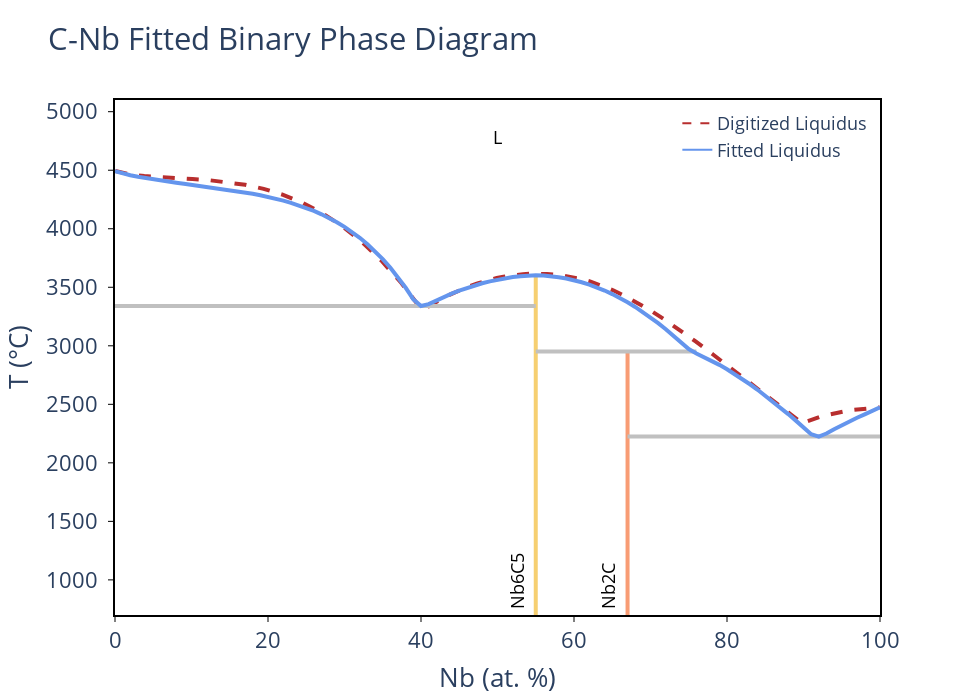
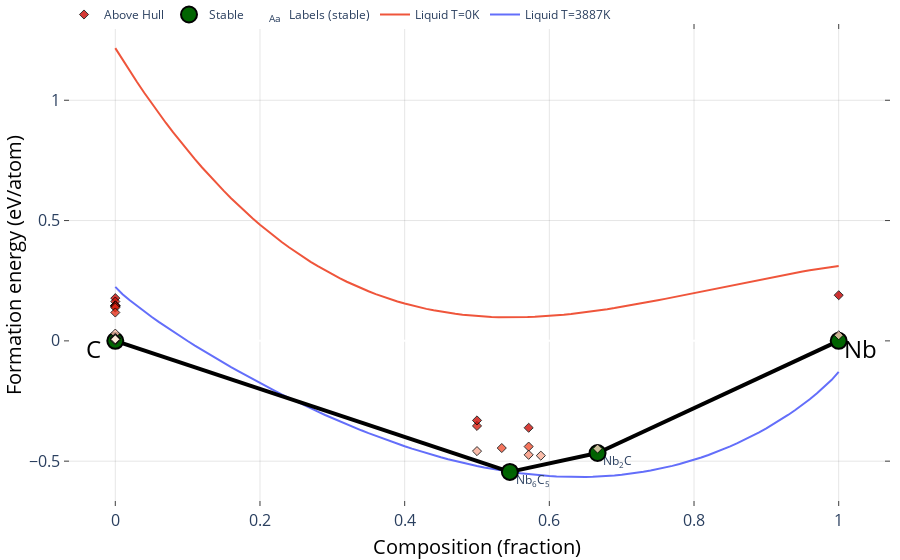
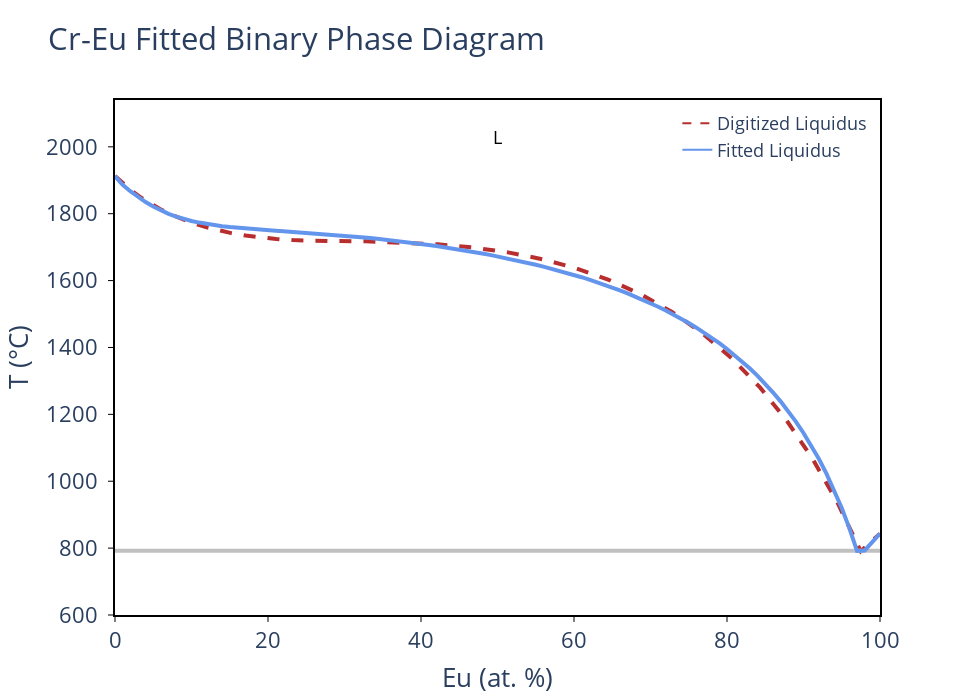
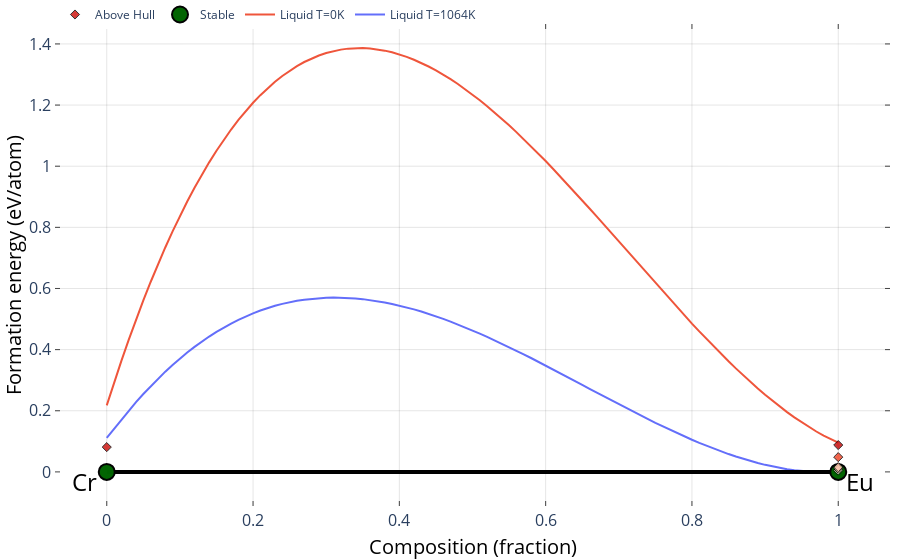

The notebook cell saved with these charts, in order:
### Markdown cell above
Once the systems are fit, display the results with the plotting code

### Code cell
for sys_name, best_results in fitting_results.items():
    print(f"{sys_name}: MAE = {best_results['mae']}")
    bl = BinaryLiquid.from_cache(sys_name)
    bl.update_params((best_results['L0_a'], best_results['L0_b'], best_results['L1_a'], best_results['L1_b']))
    blp = BLPlotter(bl)
    blp.show('fit+liq')
    blp.show('ch+g') # Specify specific temperatures for plotted liquid energy with t_vals and t_units arguments

### Figure 1 — Plotly figure (JSON) as saved in the notebook; plotly's stock layout.template omitted (floating-point values rounded to 4 significant figures)
{"data": [{"line": {"color": "#B82E2E", "dash": "dash", "width": 4}, "mode": "lines", "showlegend": false, "type": "scatter", "x": [0.03812, 1.877, 3.825, 5.851, 7.953, 10.12, 12.36, 14.66, 17.02, 19.44, 21.9, 24.41, 26.96, 29.54, 32.16, 34.81, 37.48, 40.16, 41.02, 41.92, 42.82, 43.71, 44.61, 45.5, 46.39, 47.28, 48.16, 49.04, 49.91, 50.77, 51.63, 52.49, 53.33, 54.17, 54.99, 56.46, 57.9, 59.32, 60.74, 62.17, 63.62, 65.12, 66.68, 68.32, 70.04, 71.87, 73.81, 75.9, 78.13, 80.53, 83.12, 85.9, 86.13, 86.37, 86.6, 86.84, 87.07, 87.31, 87.54, 87.77, 88.01, 88.24, 88.47, 88.7, 88.94, 89.17, 89.4, 89.63, 89.85, 90.28, 90.76, 91.26, 91.78, 92.32, 92.87, 93.44, 94.02, 94.63, 95.25, 95.88, 96.53, 97.2, 97.88, 98.57, 99.28, 99.96], "y": [4493.0, 4467.0, 4450.0, 4439.0, 4431.0, 4424.0, 4415.0, 4399.0, 4376.0, 4341.0, 4292.0, 4225.0, 4139.0, 4029.0, 3893.0, 3729.0, 3532.0, 3303.0, 3339.0, 3373.0, 3406.0, 3435.0, 3463.0, 3488.0, 3511.0, 3531.0, 3549.0, 3565.0, 3579.0, 3590.0, 3600.0, 3607.0, 3612.0, 3615.0, 3616.0, 3614.0, 3606.0, 3593.0, 3574.0, 3548.0, 3515.0, 3474.0, 3425.0, 3367.0, 3300.0, 3223.0, 3135.0, 3037.0, 2928.0, 2807.0, 2673.0, 2526.0, 2516.0, 2505.0, 2495.0, 2484.0, 2473.0, 2463.0, 2452.0, 2441.0, 2430.0, 2419.0, 2408.0, 2397.0, 2385.0, 2374.0, 2362.0, 2350.0, 2339.0, 2351.0, 2363.0, 2375.0, 2386.0, 2397.0, 2406.0, 2416.0, 2424.0, 2432.0, 2440.0, 2446.0, 2453.0, 2458.0, 2463.0, 2467.0, 2471.0, 2474.0]}, {"hovertemplate": "label=Nb6C5<br>x=%{x}<br>t=%{y}<extra></extra>", "legendgroup": "Nb6C5", "line": {"color": "rgb(246, 207, 113)", "dash": "solid", "width": 4}, "marker": {"symbol": "circle"}, "mode": "lines", "name": "Nb6C5", "orientation": "v", "showlegend": false, "type": "scatter", "x": [55.0, 55.0, 55.0, 55.0, 55.0, 55.0, 55.0, 55.0, 55.0, 55.0, 55.0, 55.0, 55.0, 55.0, 55.0, 55.0, 55.0, 55.0, 55.0, 55.0, 55.0, 55.0, 55.0, 55.0, 55.0, 55.0, 55.0, 55.0, 55.0, 55.0, 55.0, 55.0, 55.0, 55.0, 55.0, 55.0, 55.0, 55.0, 55.0], "xaxis": "x", "y": [2952.0, 3499.0, 3408.0, 3142.0, 3289.0, 2972.0, 3595.0, 3602.0, 3561.0, 3575.0, 3586.0, 3543.0, 3523.0, 3472.0, 3442.0, 3243.0, 3194.0, 3372.0, 3332.0, 3088.0, 3031.0, 3577.0, 3587.0, 3600.0, 3602.0, 3600.0, 3594.0, 3340.0, 3357.0, 3418.0, 3389.0, 3565.0, 3534.0, 3551.0, 3515.0, 3494.0, 3446.0, 3471.0, -273.1], "yaxis": "y"}, {"hovertemplate": "label=Nb2C<br>x=%{x}<br>t=%{y}<extra></extra>", "legendgroup": "Nb2C", "line": {"color": "rgb(248, 156, 116)", "dash": "solid", "width": 4}, "marker": {"symbol": "circle"}, "mode": "lines", "name": "Nb2C", "orientation": "v", "showlegend": false, "type": "scatter", "x": [67, 67, 67, 67, 67, 67, 67, 67, 67, 67, 67, 67, 67, 67, 67, 67, 67, 67, 67], "xaxis": "x", "y": [2225.0, 2952.0, 2872.0, 2671.0, 2716.0, 2759.0, 2624.0, 2575.0, 2471.0, 2524.0, 2244.0, 2303.0, 2417.0, 2361.0, 2934.0, 2905.0, 2837.0, 2799.0, -273.1], "yaxis": "y"}, {"hovertemplate": "x=%{x}<br>y=%{y}<extra></extra>", "legendgroup": "", "line": {"color": "Silver", "dash": "solid", "width": 4}, "marker": {"symbol": "circle"}, "mode": "lines", "name": "", "orientation": "v", "showlegend": false, "type": "scatter", "x": [67, 92, 100], "xaxis": "x", "y": [2225.0, 2225.0, 2225.0], "yaxis": "y"}, {"hovertemplate": "x=%{x}<br>y=%{y}<extra></extra>", "legendgroup": "", "line": {"color": "Silver", "dash": "solid", "width": 4}, "marker": {"symbol": "circle"}, "mode": "lines", "name": "", "orientation": "v", "showlegend": false, "type": "scatter", "x": [0, 40, 55.0], "xaxis": "x", "y": [3340.0, 3340.0, 3340.0], "yaxis": "y"}, {"hovertemplate": "x=%{x}<br>y=%{y}<extra></extra>", "legendgroup": "", "line": {"color": "Silver", "dash": "solid", "width": 4}, "marker": {"symbol": "circle"}, "mode": "lines", "name": "", "orientation": "v", "showlegend": false, "type": "scatter", "x": [55.0, 67, 76], "xaxis": "x", "y": [2952.0, 2952.0, 2952.0], "yaxis": "y"}, {"hovertemplate": "label=L<br>x=%{x}<br>t=%{y}<extra></extra>", "legendgroup": "L", "line": {"color": "cornflowerblue", "dash": "solid", "width": 4}, "marker": {"symbol": "circle"}, "mode": "lines", "name": "L", "orientation": "v", "showlegend": false, "type": "scatter", "x": [0, 0, 1, 2, 3, 4, 5, 6, 7.0, 8, 9, 10, 11, 12, 13, 14.0, 15, 16, 17, 18, 19, 20, 21, 22, 23, 24, 25, 26, 27, 28.0, 29.0, 30, 31, 32, 33, 34, 35, 36, 37, 38, 39, 40, 41, 42, 43, 44, 45, 46, 47, 48, 49, 50, 51, 52, 53, 54, 55.0, 56.0, 57.0, 58.0, 59, 60, 61, 62, 63, 64, 65, 66, 67, 68, 69, 70, 71, 72, 73, 74, 75, 76, 77, 78, 79, 80, 81, 82, 83, 84, 85, 86, 87, 88, 89, 90, 91, 92, 93, 94, 95, 96, 97, 98, 99, 100, 100], "xaxis": "x", "y": [4493.0, 4493.0, 4472.0, 4458.0, 4445.0, 4433.0, 4422.0, 4412.0, 4402.0, 4393.0, 4384.0, 4376.0, 4367.0, 4359.0, 4350.0, 4341.0, 4331.0, 4321.0, 4310.0, 4299.0, 4286.0, 4272.0, 4257.0, 4240.0, 4222.0, 4201.0, 4178.0, 4152.0, 4123.0, 4091.0, 4056.0, 4016.0, 3972.0, 3923.0, 3868.0, 3808.0, 3741.0, 3667.0, 3585.0, 3496.0, 3397.0, 3340.0, 3357.0, 3389.0, 3418.0, 3446.0, 3471.0, 3494.0, 3515.0, 3534.0, 3551.0, 3565.0, 3577.0, 3587.0, 3595.0, 3600.0, 3602.0, 3600.0, 3594.0, 3586.0, 3575.0, 3561.0, 3543.0, 3523.0, 3499.0, 3472.0, 3442.0, 3408.0, 3372.0, 3332.0, 3289.0, 3243.0, 3194.0, 3142.0, 3088.0, 3031.0, 2972.0, 2934.0, 2905.0, 2872.0, 2837.0, 2799.0, 2759.0, 2716.0, 2671.0, 2624.0, 2575.0, 2524.0, 2471.0, 2417.0, 2361.0, 2303.0, 2244.0, 2225.0, 2251.0, 2287.0, 2321.0, 2354.0, 2385.0, 2415.0, 2442.0, 2474.0, 2474.0], "yaxis": "y"}, {"line": {"color": "#B82E2E", "dash": "dash"}, "mode": "lines", "name": "Digitized Liquidus", "showlegend": true, "type": "scatter", "x": [null], "y": [null]}, {"marker": {"color": "cornflowerblue"}, "mode": "lines", "name": "Fitted Liquidus", "showlegend": true, "type": "scatter", "x": [null], "y": [null]}], "layout": {"annotations": [{"borderpad": 5, "font": {"color": "black", "size": 18}, "showarrow": false, "text": "Nb6C5", "textangle": -90, "x": 52.5, "y": 700, "yanchor": "bottom"}, {"borderpad": 5, "font": {"color": "black", "size": 18}, "showarrow": false, "text": "Nb2C", "textangle": -90, "x": 64.5, "y": 700, "yanchor": "bottom"}, {"font": {"color": "black", "size": 18}, "showarrow": false, "text": "L", "x": 50, "y": 4780}], "font": {"size": 22}, "height": 700, "legend": {"font": {"size": 18}, "x": 0.99, "xanchor": "right", "y": 0.99, "yanchor": "top"}, "plot_bgcolor": "white", "showlegend": true, "title": {"text": "C-Nb Fitted Binary Phase Diagram"}, "width": 960, "xaxis": {"linecolor": "black", "linewidth": 2, "mirror": true, "range": [0, 100], "showline": true, "tickcolor": "black", "tickformat": ".0f", "ticks": "outside", "title": {"text": "Nb (at. %)"}}, "yaxis": {"linecolor": "black", "linewidth": 2, "mirror": true, "range": [700, 5100], "showline": true, "tickcolor": "black", "ticks": "outside", "ticksuffix": " ", "title": {"text": "T (°C)"}}}}

### Figure 2 — Plotly figure (JSON) as saved in the notebook; plotly's stock layout.template omitted (floating-point values rounded to 4 significant figures)
{"data": [{"mode": "lines", "name": "Liquid T=3887K", "type": "scatter", "x": [0, 0.01, 0.02, 0.03, 0.04, 0.05, 0.06, 0.07, 0.08, 0.09, 0.1, 0.11, 0.12, 0.13, 0.14, 0.15, 0.16, 0.17, 0.18, 0.19, 0.2, 0.21, 0.22, 0.23, 0.24, 0.25, 0.26, 0.27, 0.28, 0.29, 0.3, 0.31, 0.32, 0.33, 0.34, 0.35, 0.36, 0.37, 0.38, 0.39, 0.4, 0.41, 0.42, 0.43, 0.44, 0.45, 0.46, 0.47, 0.48, 0.49, 0.5, 0.51, 0.52, 0.53, 0.54, 0.55, 0.56, 0.57, 0.58, 0.59, 0.6, 0.61, 0.62, 0.63, 0.64, 0.65, 0.66, 0.67, 0.68, 0.69, 0.7, 0.71, 0.72, 0.73, 0.74, 0.75, 0.76, 0.77, 0.78, 0.79, 0.8, 0.81, 0.82, 0.83, 0.84, 0.85, 0.86, 0.87, 0.88, 0.89, 0.9, 0.91, 0.92, 0.93, 0.94, 0.95, 0.96, 0.97, 0.98, 0.99, 1], "y": [0.2243, 0.1941, 0.1685, 0.1447, 0.122, 0.1002, 0.07902, 0.05842, 0.03832, 0.01866, -0.0005937, -0.01948, -0.03801, -0.05621, -0.07409, -0.09167, -0.109, -0.1259, -0.1426, -0.1591, -0.1752, -0.1911, -0.2067, -0.222, -0.237, -0.2518, -0.2663, -0.2805, -0.2944, -0.308, -0.3213, -0.3344, -0.3471, -0.3596, -0.3717, -0.3835, -0.3951, -0.4062, -0.4171, -0.4276, -0.4378, -0.4477, -0.4572, -0.4664, -0.4752, -0.4836, -0.4917, -0.4994, -0.5067, -0.5136, -0.5201, -0.5262, -0.532, -0.5372, -0.5421, -0.5466, -0.5506, -0.5541, -0.5572, -0.5599, -0.5621, -0.5638, -0.565, -0.5657, -0.566, -0.5657, -0.5649, -0.5636, -0.5617, -0.5593, -0.5564, -0.5529, -0.5488, -0.5442, -0.5389, -0.5331, -0.5266, -0.5195, -0.5118, -0.5034, -0.4943, -0.4846, -0.4742, -0.463, -0.4512, -0.4386, -0.4252, -0.4111, -0.3961, -0.3803, -0.3636, -0.346, -0.3275, -0.3079, -0.2873, -0.2655, -0.2425, -0.2179, -0.1917, -0.163, -0.1291]}, {"mode": "lines", "name": "Liquid T=0K", "type": "scatter", "x": [0, 0.01, 0.02, 0.03, 0.04, 0.05, 0.06, 0.07, 0.08, 0.09, 0.1, 0.11, 0.12, 0.13, 0.14, 0.15, 0.16, 0.17, 0.18, 0.19, 0.2, 0.21, 0.22, 0.23, 0.24, 0.25, 0.26, 0.27, 0.28, 0.29, 0.3, 0.31, 0.32, 0.33, 0.34, 0.35, 0.36, 0.37, 0.38, 0.39, 0.4, 0.41, 0.42, 0.43, 0.44, 0.45, 0.46, 0.47, 0.48, 0.49, 0.5, 0.51, 0.52, 0.53, 0.54, 0.55, 0.56, 0.57, 0.58, 0.59, 0.6, 0.61, 0.62, 0.63, 0.64, 0.65, 0.66, 0.67, 0.68, 0.69, 0.7, 0.71, 0.72, 0.73, 0.74, 0.75, 0.76, 0.77, 0.78, 0.79, 0.8, 0.81, 0.82, 0.83, 0.84, 0.85, 0.86, 0.87, 0.88, 0.89, 0.9, 0.91, 0.92, 0.93, 0.94, 0.95, 0.96, 0.97, 0.98, 0.99, 1], "y": [1.217, 1.168, 1.121, 1.076, 1.031, 0.9881, 0.9462, 0.9056, 0.8661, 0.8279, 0.7909, 0.7551, 0.7204, 0.6869, 0.6545, 0.6232, 0.593, 0.5639, 0.5358, 0.5088, 0.4829, 0.4579, 0.4339, 0.411, 0.389, 0.3679, 0.3478, 0.3286, 0.3103, 0.2929, 0.2764, 0.2607, 0.2458, 0.2318, 0.2186, 0.2061, 0.1944, 0.1835, 0.1734, 0.1639, 0.1552, 0.1471, 0.1398, 0.133, 0.127, 0.1215, 0.1167, 0.1124, 0.1088, 0.1057, 0.1031, 0.1011, 0.09954, 0.09851, 0.09797, 0.09789, 0.09825, 0.09905, 0.1003, 0.1019, 0.1039, 0.1062, 0.1089, 0.112, 0.1153, 0.119, 0.123, 0.1272, 0.1316, 0.1363, 0.1413, 0.1464, 0.1517, 0.1572, 0.1629, 0.1686, 0.1745, 0.1806, 0.1867, 0.1928, 0.1991, 0.2054, 0.2117, 0.218, 0.2243, 0.2305, 0.2368, 0.243, 0.2491, 0.2551, 0.261, 0.2668, 0.2725, 0.278, 0.2834, 0.2885, 0.2935, 0.2982, 0.3027, 0.3069, 0.3109]}, {"hoverinfo": "none", "line": {"color": "black", "width": 4}, "mode": "lines", "showlegend": false, "type": "scatter", "x": [0.6667, 1, null, 0.6667, 0.5455, null, 0.5455, 0, null], "y": [-0.466, 0, null, -0.466, -0.5446, null, -0.5446, 0, null]}, {"hoverinfo": "skip", "mode": "text", "name": "Labels (stable)", "opacity": 1, "showlegend": true, "text": ["Nb<sub>2</sub>C", "Nb<sub>6</sub>C<sub>5</sub>"], "textposition": ["bottom right", "bottom right"], "type": "scatter", "visible": true, "x": [0.6747, 0.5535], "y": [-0.479, -0.5576]}, {"error_y": {"array": [0, 0, 0, 0], "color": "gray", "thickness": 2.5, "type": "data", "width": 5}, "hoverinfo": "text", "hoverlabel": {"font": {"size": 14}}, "hovertext": ["Nb<sub>2</sub>C (mp-569989-GGA) <br> -0.466 eV/atom (Stable)", "Nb (mp-75-GGA) <br> 0.0 eV/atom (Stable)", "Nb<sub>6</sub>C<sub>5</sub> (mp-2760-GGA) <br> -0.545 eV/atom (Stable)", "C (mp-2516584-GGA) <br> 0.0 eV/atom (Stable)"], "marker": {"color": "darkgreen", "line": {"color": "black", "width": 2}, "size": 16}, "mode": "markers", "name": "Stable", "opacity": 0.99, "showlegend": true, "type": "scatter", "x": [0.6667, 1, 0.5455, 0], "y": [-0.466, 0, -0.5446, 0]}, {"hoverinfo": "text", "hoverlabel": {"font": {"size": 14}}, "hovertext": ["C (mp-2647017-GGA) <br> 0.178 eV/atom (+0.178 eV/atom)", "C (mp-632329-GGA) <br> 0.014 eV/atom (+0.014 eV/atom)", "C (mp-990424-GGA) <br> 0.01 eV/atom (+0.01 eV/atom)", "C (mp-569517-GGA) <br> 0.147 eV/atom (+0.147 eV/atom)", "C (mp-569304-GGA) <br> 0.002 eV/atom (+0.002 eV/atom)", "C (mp-569416-GGA) <br> 0.03 eV/atom (+0.03 eV/atom)", "C (mp-569567-GGA) <br> 0.146 eV/atom (+0.146 eV/atom)", "C (mp-169-GGA) <br> 0.003 eV/atom (+0.003 eV/atom)", "C (mp-1040425-GGA) <br> 0.009 eV/atom (+0.009 eV/atom)", "C (mp-990448-GGA) <br> 0.009 eV/atom (+0.009 eV/atom)", "C (mp-568806-GGA) <br> 0.012 eV/atom (+0.012 eV/atom)", "C (mp-47-GGA) <br> 0.163 eV/atom (+0.163 eV/atom)", "C (mp-606949-GGA) <br> 0.01 eV/atom (+0.01 eV/atom)", "C (mp-48-GGA) <br> 0.008 eV/atom (+0.008 eV/atom)", "C (mp-616440-GGA) <br> 0.143 eV/atom (+0.143 eV/atom)", "C (mp-611426-GGA) <br> 0.148 eV/atom (+0.148 eV/atom)", "C (mp-611448-GGA) <br> 0.144 eV/atom (+0.144 eV/atom)", "C (mp-997182-GGA) <br> 0.01 eV/atom (+0.01 eV/atom)", "C (mp-66-GGA) <br> 0.138 eV/atom (+0.138 eV/atom)", "C (mp-568286-GGA) <br> 0.008 eV/atom (+0.008 eV/atom)", "C (mp-568363-GGA) <br> 0.008 eV/atom (+0.008 eV/atom)", "C (mp-937760-GGA) <br> 0.006 eV/atom (+0.006 eV/atom)", "C (mp-1096869-GGA) <br> 0.118 eV/atom (+0.118 eV/atom)", "Nb (mp-1094120-GGA) <br> 0.19 eV/atom (+0.19 eV/atom)", "Nb (mp-1104341-GGA) <br> 0.023 eV/atom (+0.023 eV/atom)", "NbC (mp-1094093-GGA) <br> -0.354 eV/atom (+0.146 eV/atom)", "NbC (mp-999388-GGA) <br> -0.331 eV/atom (+0.169 eV/atom)", "NbC (mp-910-GGA) <br> -0.458 eV/atom (+0.041 eV/atom)", "Nb<sub>2</sub>C (mp-2318-GGA) <br> -0.448 eV/atom (+0.018 eV/atom)", "Nb<sub>4</sub>C<sub>3</sub> (mp-1220501-GGA) <br> -0.439 eV/atom (+0.088 eV/atom)", "Nb<sub>4</sub>C<sub>3</sub> (mp-1220515-GGA) <br> -0.474 eV/atom (+0.054 eV/atom)", "Nb<sub>4</sub>C<sub>3</sub> (mp-15660-GGA) <br> -0.361 eV/atom (+0.167 eV/atom)", "Nb<sub>10</sub>C<sub>7</sub> (mp-32679-GGA) <br> -0.477 eV/atom (+0.04 eV/atom)", "Nb<sub>39</sub>C<sub>34</sub> (mp-1173628-GGA) <br> -0.445 eV/atom (+0.088 eV/atom)"], "marker": {"color": [0.178, 0.014, 0.01, 0.147, 0.002, 0.03, 0.146, 0.003, 0.009, 0.009, 0.012, 0.163, 0.01, 0.008, 0.143, 0.148, 0.144, 0.01, 0.138, 0.008, 0.008, 0.006, 0.118, 0.19, 0.023, 0.146, 0.169, 0.041, 0.018, 0.088, 0.054, 0.167, 0.04, 0.088], "colorscale": [[0, "#fff5e3"], [0.5, "#f24324"], [1, "#c40000"]], "line": {"color": "black", "width": 1}, "opacity": 0.8, "size": 7, "symbol": "diamond"}, "mode": "markers", "name": "Above Hull", "showlegend": true, "type": "scatter", "x": [0, 0, 0, 0, 0, 0, 0, 0, 0, 0, 0, 0, 0, 0, 0, 0, 0, 0, 0, 0, 0, 0, 0, 1, 1, 0.5, 0.5, 0.5, 0.6667, 0.5714, 0.5714, 0.5714, 0.5882, 0.5342], "y": [0.1776, 0.01411, 0.009773, 0.1466, 0.001885, 0.03019, 0.1462, 0.003222, 0.00948, 0.009137, 0.01194, 0.1634, 0.01024, 0.008368, 0.143, 0.1477, 0.1445, 0.009641, 0.1383, 0.008189, 0.008254, 0.006056, 0.1179, 0.1897, 0.02321, -0.3536, -0.3307, -0.4582, -0.4479, -0.4393, -0.4737, -0.3611, -0.4771, -0.4454]}], "layout": {"annotations": [{"align": "center", "font": {"color": "#000000", "size": 24}, "opacity": 1, "showarrow": false, "text": "Nb", "x": 1.03, "xref": "x", "y": -0.03, "yref": "y"}, {"align": "center", "font": {"color": "#000000", "size": 24}, "opacity": 1, "showarrow": false, "text": "C", "x": -0.03, "xref": "x", "y": -0.03, "yref": "y"}], "autosize": true, "coloraxis": {"colorbar": {"x": 1, "y": 0.05, "yanchor": "top"}}, "hovermode": "closest", "legend": {"orientation": "h", "tracegroupgap": 7, "traceorder": "reversed", "x": 0, "xanchor": "left", "y": 1.05}, "margin": {"b": 10, "l": 10, "pad": 0, "r": 10, "t": 0}, "paper_bgcolor": "white", "plot_bgcolor": "white", "showlegend": true, "xaxis": {"anchor": "y", "gridcolor": "rgba(0,0,0,0.1)", "mirror": "ticks", "nticks": 8, "showgrid": true, "showline": true, "side": "bottom", "tickfont": {"size": 16}, "ticks": "inside", "title": {"font": {"color": "#000000", "size": 20}, "text": "Composition (fraction)"}, "type": "linear", "zeroline": false}, "yaxis": {"anchor": "x", "gridcolor": "rgba(0,0,0,0.1)", "mirror": "ticks", "showgrid": true, "showline": true, "side": "left", "tickfont": {"size": 16}, "ticks": "inside", "title": {"font": {"color": "#000000", "size": 20}, "text": "Formation energy (eV/atom)"}, "type": "linear"}}}

### Figure 3 — Plotly figure (JSON) as saved in the notebook; plotly's stock layout.template omitted (floating-point values rounded to 4 significant figures)
{"data": [{"line": {"color": "#B82E2E", "dash": "dash", "width": 4}, "mode": "lines", "showlegend": false, "type": "scatter", "x": [0, 1.061, 2.175, 3.345, 4.576, 5.871, 7.235, 8.671, 10.18, 11.78, 13.45, 15.22, 17.08, 19.03, 21.09, 23.24, 25.51, 27.89, 32.7, 37.46, 42.16, 46.8, 51.37, 55.85, 60.25, 64.54, 68.74, 72.81, 76.77, 80.6, 84.28, 87.82, 91.21, 94.43, 97.48, 100], "y": [1912.0, 1890.0, 1869.0, 1849.0, 1831.0, 1814.0, 1798.0, 1784.0, 1772.0, 1760.0, 1751.0, 1742, 1735.0, 1729.0, 1724.0, 1721.0, 1719, 1718.0, 1717.0, 1715.0, 1709.0, 1699.0, 1684.0, 1664.0, 1637.0, 1602.0, 1559.0, 1506.0, 1443.0, 1368.0, 1281.0, 1181.0, 1066.0, 936.7, 790.9, 843.4]}, {"hovertemplate": "x=%{x}<br>y=%{y}<extra></extra>", "legendgroup": "", "line": {"color": "Silver", "dash": "solid", "width": 4}, "marker": {"symbol": "circle"}, "mode": "lines", "name": "", "orientation": "v", "showlegend": false, "type": "scatter", "x": [0, 97, 100], "xaxis": "x", "y": [791.8, 791.8, 791.8], "yaxis": "y"}, {"hovertemplate": "label=L<br>x=%{x}<br>t=%{y}<extra></extra>", "legendgroup": "L", "line": {"color": "cornflowerblue", "dash": "solid", "width": 4}, "marker": {"symbol": "circle"}, "mode": "lines", "name": "L", "orientation": "v", "showlegend": false, "type": "scatter", "x": [0, 0, 1, 2, 3, 4, 5, 6, 7.0, 8, 9, 10, 11, 12, 13, 14.0, 15, 16, 17, 18, 19, 20, 21, 22, 23, 24, 25, 26, 27, 28.0, 29.0, 30, 31, 32, 33, 34, 35, 36, 37, 38, 39, 40, 41, 42, 43, 44, 45, 46, 47, 48, 49, 50, 51, 52, 53, 54, 55.0, 56.0, 57.0, 58.0, 59, 60, 61, 62, 63, 64, 65, 66, 67, 68, 69, 70, 71, 72, 73, 74, 75, 76, 77, 78, 79, 80, 81, 82, 83, 84, 85, 86, 87, 88, 89, 90, 91, 92, 93, 94, 95, 96, 97, 98, 99, 100, 100], "xaxis": "x", "y": [1912.0, 1912.0, 1886.0, 1867.0, 1850.0, 1835.0, 1821.0, 1810.0, 1800.0, 1791.0, 1784.0, 1778.0, 1773.0, 1769.0, 1766.0, 1763.0, 1760.0, 1758.0, 1756.0, 1754.0, 1752.0, 1751.0, 1749.0, 1748.0, 1746.0, 1745.0, 1743.0, 1741.0, 1740.0, 1738.0, 1736.0, 1734.0, 1732.0, 1730.0, 1728.0, 1726.0, 1723.0, 1721.0, 1718.0, 1716.0, 1713.0, 1710.0, 1707.0, 1704.0, 1700.0, 1697.0, 1693.0, 1689.0, 1685.0, 1681.0, 1677.0, 1673.0, 1668.0, 1663.0, 1658.0, 1653.0, 1648.0, 1642.0, 1636.0, 1630.0, 1624.0, 1617.0, 1610.0, 1603.0, 1595.0, 1588.0, 1579.0, 1571.0, 1562.0, 1553.0, 1543.0, 1532.0, 1522.0, 1510.0, 1499.0, 1486.0, 1473.0, 1459.0, 1445.0, 1429.0, 1413.0, 1396.0, 1377.0, 1358.0, 1337.0, 1315.0, 1291.0, 1266.0, 1239.0, 1210.0, 1178.0, 1144.0, 1107.0, 1067.0, 1023.0, 974.2, 920.1, 859.2, 791.8, 793.1, 820.0, 843.4, 843.4], "yaxis": "y"}, {"line": {"color": "#B82E2E", "dash": "dash"}, "mode": "lines", "name": "Digitized Liquidus", "showlegend": true, "type": "scatter", "x": [null], "y": [null]}, {"marker": {"color": "cornflowerblue"}, "mode": "lines", "name": "Fitted Liquidus", "showlegend": true, "type": "scatter", "x": [null], "y": [null]}], "layout": {"annotations": [{"font": {"color": "black", "size": 18}, "showarrow": false, "text": "L", "x": 50, "y": 2028}], "font": {"size": 22}, "height": 700, "legend": {"font": {"size": 18}, "x": 0.99, "xanchor": "right", "y": 0.99, "yanchor": "top"}, "plot_bgcolor": "white", "showlegend": true, "title": {"text": "Cr-Eu Fitted Binary Phase Diagram"}, "width": 960, "xaxis": {"linecolor": "black", "linewidth": 2, "mirror": true, "range": [0, 100], "showline": true, "tickcolor": "black", "tickformat": ".0f", "ticks": "outside", "title": {"text": "Eu (at. %)"}}, "yaxis": {"linecolor": "black", "linewidth": 2, "mirror": true, "range": [600, 2140], "showline": true, "tickcolor": "black", "ticks": "outside", "ticksuffix": " ", "title": {"text": "T (°C)"}}}}

### Figure 4 — Plotly figure (JSON) as saved in the notebook; plotly's stock layout.template omitted (floating-point values rounded to 4 significant figures)
{"data": [{"mode": "lines", "name": "Liquid T=1064K", "type": "scatter", "x": [0, 0.01, 0.02, 0.03, 0.04, 0.05, 0.06, 0.07, 0.08, 0.09, 0.1, 0.11, 0.12, 0.13, 0.14, 0.15, 0.16, 0.17, 0.18, 0.19, 0.2, 0.21, 0.22, 0.23, 0.24, 0.25, 0.26, 0.27, 0.28, 0.29, 0.3, 0.31, 0.32, 0.33, 0.34, 0.35, 0.36, 0.37, 0.38, 0.39, 0.4, 0.41, 0.42, 0.43, 0.44, 0.45, 0.46, 0.47, 0.48, 0.49, 0.5, 0.51, 0.52, 0.53, 0.54, 0.55, 0.56, 0.57, 0.58, 0.59, 0.6, 0.61, 0.62, 0.63, 0.64, 0.65, 0.66, 0.67, 0.68, 0.69, 0.7, 0.71, 0.72, 0.73, 0.74, 0.75, 0.76, 0.77, 0.78, 0.79, 0.8, 0.81, 0.82, 0.83, 0.84, 0.85, 0.86, 0.87, 0.88, 0.89, 0.9, 0.91, 0.92, 0.93, 0.94, 0.95, 0.96, 0.97, 0.98, 0.99, 1], "y": [0.1117, 0.1417, 0.1715, 0.2004, 0.2282, 0.2549, 0.2804, 0.3047, 0.3279, 0.3499, 0.3707, 0.3904, 0.409, 0.4264, 0.4428, 0.4581, 0.4723, 0.4854, 0.4975, 0.5086, 0.5187, 0.5279, 0.5361, 0.5433, 0.5497, 0.5551, 0.5597, 0.5634, 0.5664, 0.5684, 0.5697, 0.5703, 0.5701, 0.5691, 0.5675, 0.5652, 0.5622, 0.5586, 0.5543, 0.5495, 0.5441, 0.5381, 0.5316, 0.5246, 0.517, 0.5091, 0.5006, 0.4918, 0.4825, 0.4729, 0.4629, 0.4526, 0.4419, 0.431, 0.4198, 0.4083, 0.3966, 0.3847, 0.3726, 0.3604, 0.348, 0.3355, 0.3229, 0.3102, 0.2975, 0.2847, 0.272, 0.2592, 0.2465, 0.2339, 0.2213, 0.2088, 0.1965, 0.1843, 0.1723, 0.1605, 0.1489, 0.1376, 0.1265, 0.1157, 0.1052, 0.09506, 0.08528, 0.07589, 0.0669, 0.05836, 0.05027, 0.04267, 0.03558, 0.02904, 0.02306, 0.01769, 0.01295, 0.008875, 0.005506, 0.002885, 0.001067, 0.0001183, 0.0001422, 0.001328, 0.004489]}, {"mode": "lines", "name": "Liquid T=0K", "type": "scatter", "x": [0, 0.01, 0.02, 0.03, 0.04, 0.05, 0.06, 0.07, 0.08, 0.09, 0.1, 0.11, 0.12, 0.13, 0.14, 0.15, 0.16, 0.17, 0.18, 0.19, 0.2, 0.21, 0.22, 0.23, 0.24, 0.25, 0.26, 0.27, 0.28, 0.29, 0.3, 0.31, 0.32, 0.33, 0.34, 0.35, 0.36, 0.37, 0.38, 0.39, 0.4, 0.41, 0.42, 0.43, 0.44, 0.45, 0.46, 0.47, 0.48, 0.49, 0.5, 0.51, 0.52, 0.53, 0.54, 0.55, 0.56, 0.57, 0.58, 0.59, 0.6, 0.61, 0.62, 0.63, 0.64, 0.65, 0.66, 0.67, 0.68, 0.69, 0.7, 0.71, 0.72, 0.73, 0.74, 0.75, 0.76, 0.77, 0.78, 0.79, 0.8, 0.81, 0.82, 0.83, 0.84, 0.85, 0.86, 0.87, 0.88, 0.89, 0.9, 0.91, 0.92, 0.93, 0.94, 0.95, 0.96, 0.97, 0.98, 0.99, 1], "y": [0.2177, 0.2919, 0.3633, 0.4319, 0.4977, 0.5608, 0.6212, 0.679, 0.7341, 0.7867, 0.8368, 0.8844, 0.9295, 0.9722, 1.013, 1.051, 1.086, 1.12, 1.151, 1.18, 1.207, 1.232, 1.255, 1.276, 1.295, 1.312, 1.327, 1.341, 1.352, 1.362, 1.37, 1.377, 1.381, 1.385, 1.386, 1.386, 1.385, 1.382, 1.378, 1.373, 1.366, 1.358, 1.348, 1.338, 1.326, 1.313, 1.3, 1.285, 1.269, 1.252, 1.234, 1.216, 1.196, 1.176, 1.155, 1.134, 1.112, 1.089, 1.065, 1.041, 1.017, 0.9919, 0.9665, 0.9408, 0.9147, 0.8884, 0.8617, 0.8349, 0.8079, 0.7808, 0.7536, 0.7263, 0.699, 0.6718, 0.6446, 0.6175, 0.5906, 0.5639, 0.5374, 0.5111, 0.4852, 0.4597, 0.4345, 0.4098, 0.3855, 0.3618, 0.3386, 0.3161, 0.2941, 0.2729, 0.2523, 0.2326, 0.2136, 0.1954, 0.1782, 0.1619, 0.1465, 0.1321, 0.1188, 0.1066, 0.09546]}, {"hoverinfo": "none", "line": {"color": "black", "width": 4}, "mode": "lines", "showlegend": false, "type": "scatter", "x": [0, 1, null], "y": [0, 0, null]}, {"hoverinfo": "skip", "mode": "text", "name": "Labels (stable)", "opacity": 1, "showlegend": true, "text": [], "textposition": [], "type": "scatter", "visible": true, "x": [], "y": []}, {"error_y": {"array": [0, 0], "color": "gray", "thickness": 2.5, "type": "data", "width": 5}, "hoverinfo": "text", "hoverlabel": {"font": {"size": 14}}, "hovertext": ["Cr (mp-90-GGA) <br> 0.0 eV/atom (Stable)", "Eu (mp-623532-GGA) <br> 0.0 eV/atom (Stable)"], "marker": {"color": "darkgreen", "line": {"color": "black", "width": 2}, "size": 16}, "mode": "markers", "name": "Stable", "opacity": 0.99, "showlegend": true, "type": "scatter", "x": [0, 1], "y": [0, 0]}, {"hoverinfo": "text", "hoverlabel": {"font": {"size": 14}}, "hovertext": ["Cr (mp-17-GGA) <br> 0.081 eV/atom (+0.081 eV/atom)", "Eu (mp-1077457-GGA) <br> 0.088 eV/atom (+0.088 eV/atom)", "Eu (mp-1184367-GGA) <br> 0.004 eV/atom (+0.004 eV/atom)", "Eu (mp-21462-GGA) <br> 0.011 eV/atom (+0.011 eV/atom)", "Eu (mp-20071-GGA) <br> 0.048 eV/atom (+0.048 eV/atom)", "Eu (mp-1057315-GGA) <br> 0.016 eV/atom (+0.016 eV/atom)"], "marker": {"color": [0.081, 0.088, 0.004, 0.011, 0.048, 0.016], "colorscale": [[0, "#fff5e3"], [0.5, "#f24324"], [1, "#c40000"]], "line": {"color": "black", "width": 1}, "opacity": 0.8, "size": 7, "symbol": "diamond"}, "mode": "markers", "name": "Above Hull", "showlegend": true, "type": "scatter", "x": [0, 1, 1, 1, 1, 1], "y": [0.08113, 0.08785, 0.004487, 0.01055, 0.0483, 0.01558]}], "layout": {"annotations": [{"align": "center", "font": {"color": "#000000", "size": 24}, "opacity": 1, "showarrow": false, "text": "Cr", "x": -0.03, "xref": "x", "y": -0.03, "yref": "y"}, {"align": "center", "font": {"color": "#000000", "size": 24}, "opacity": 1, "showarrow": false, "text": "Eu", "x": 1.03, "xref": "x", "y": -0.03, "yref": "y"}], "autosize": true, "coloraxis": {"colorbar": {"x": 1, "y": 0.05, "yanchor": "top"}}, "hovermode": "closest", "legend": {"orientation": "h", "tracegroupgap": 7, "traceorder": "reversed", "x": 0, "xanchor": "left", "y": 1.05}, "margin": {"b": 10, "l": 10, "pad": 0, "r": 10, "t": 0}, "paper_bgcolor": "white", "plot_bgcolor": "white", "showlegend": true, "xaxis": {"anchor": "y", "gridcolor": "rgba(0,0,0,0.1)", "mirror": "ticks", "nticks": 8, "showgrid": true, "showline": true, "side": "bottom", "tickfont": {"size": 16}, "ticks": "inside", "title": {"font": {"color": "#000000", "size": 20}, "text": "Composition (fraction)"}, "type": "linear", "zeroline": false}, "yaxis": {"anchor": "x", "gridcolor": "rgba(0,0,0,0.1)", "mirror": "ticks", "showgrid": true, "showline": true, "side": "left", "tickfont": {"size": 16}, "ticks": "inside", "title": {"font": {"color": "#000000", "size": 20}, "text": "Formation energy (eV/atom)"}, "type": "linear"}}}
